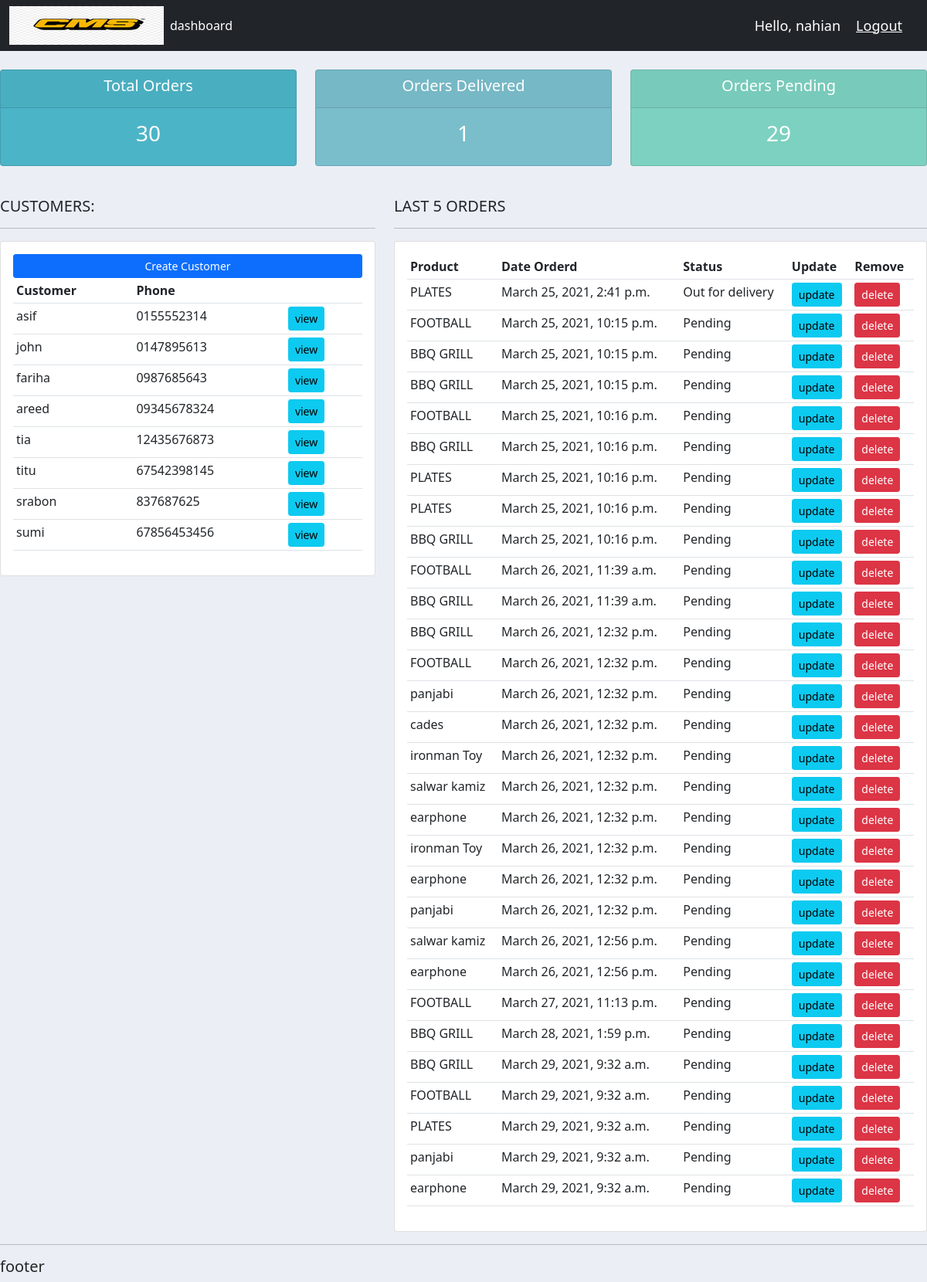
The app's page / (signed in) with its own data.
### accounts/models.py (models this page shows, shortened)
class customer(models.Model):
	user = models.OneToOneField(User, null=True,blank=True, on_delete=models.CASCADE)
	name = models.CharField(max_length=200, null=True)
	Phone = models.CharField(max_length=200, null=True)
	email = models.CharField(max_length=200, null=True)
	profile_pic = models.ImageField(default="profile1.png",null=True, blank=True)
	date_created = models.DateTimeField(auto_now_add=True, null=True)

class order(models.Model):
	STATUS = (
		('Pending' , 'Pending'),
		('Out for delivery' , 'Out for delivery'),
		)
	customer = models.ForeignKey(customer, null=True, on_delete= models.SET_NULL)
	product = models.ForeignKey(product, null=True, on_delete= models.SET_NULL)
	date_created = models.DateTimeField(auto_now_add=True, null=True)
	status = models.CharField(max_length=200, null=True, choices=STATUS)
	note = models.CharField(max_length=1000, null=True)

class product(models.Model):
	CATEGORY =(
		('Indoor' , 'Indoor'),
		('Out Door' , 'Out Door'),
		)
	name = models.CharField(max_length=200, null=True)
	price = models.FloatField(null=True)
	category = models.CharField(max_length=200, null=True, choices=CATEGORY)
	description = models.CharField(max_length=200, null=True)
	date_created = models.DateTimeField(auto_now_add=True, null=True)
	tag = models.ManyToManyField(tag)
	def __str__(self):
		return self.name

### accounts/decorators.py (the view)
	def wrapper_function(request, *args, **kwargs):
		group = None
		if request.user.groups.exists():
			group = request.user.groups.all()[0].name
		if group == 'customer':
			return redirect('user-page')
		if group == 'admin':
			return view_func(request, *args, **kwargs)

### accounts/views.py (called while the page is built)
@login_required(login_url='login')
@admin_only
def home(request):
	orders = order.objects.all()
	customers = customer.objects.all()
	total_customers = customers.count()
	total_orders = orders.count()
	delivered = orders.filter(status='Out for delivery').count()
	pending = orders.filter(status='Pending').count()
	context = {'orders' :orders, 'customers' :customers, 'total_orders' :total_orders, 'delivered' :delivered , 'pending' :pending  }
	return render(request, 'accounts/dashboard.html',context)

### accounts/templates/accounts/dashboard.html
{% extends 'accounts/main.html'%}
{% block content %}
{% include 'accounts/status.html'%}
	<br>
<div class="row">
	<div class="col-md-5">
		<h5>CUSTOMERS:</h5>
		<hr>
		<div class="card card-body">
			<a class="btn btn-primary  btn-sm btn-block" href="">Create Customer</a>
			<table class="table table-sm">
				<tr>
					<th>Customer</th>
					<th>Phone</th>
					<th></th>
				</tr>
				{% for i in customers %}
				<tr>
					<td>{{i.name}}</td>
					<td>{{i.Phone}}</td>
					<td><a class="btn btn-sm btn-info" href="{% url 'customers' i.id %}">view</a></td>
				</tr>
				{% endfor %}
			</table>
		</div>
	</div>
	<div class="col-md-7">
		<h5>LAST 5 ORDERS</h5>
		<hr>
		<div class="card card-body">
			<table class="table table-sm">
				<tr>
					<th>Product</th>
					<th>Date Orderd</th>
					<th>Status</th>
					<th>Update</th>
					<th>Remove</th>
				</tr>
				{% for i in orders %}
				<tr>
					<td>{{i.product}}</td>
					<td>{{i.date_created}}</td>
					<td>{{i.status}}</td>
					<td><a class="btn btn-sm btn-info" href="{% url 'update_order' i.id %}">update</a></td>
					<td><a class="btn btn-sm btn-danger" href="{% url 'delete_order' i.id %}">delete</a></td>
				</tr>
				{% endfor %}
			</table>
		</div>
	</div>
</div>
{% endblock %}

### accounts/templates/accounts/navbar.html (shortened to what this page needs)
{% load static %}
<nav class="navbar navbar-expand-lg navbar-dark bg-dark">
  <div class="container-fluid">
    <img src="{% static 'images/cms2.jpg'%}">
    <div class="collapse navbar-collapse" id="navbarNav">
      <ul class="navbar-nav">
        {% if request.user.is_staff %}
        <li class="nav-item">
          <a class="nav-link active" aria-current="page" href="{% url 'home' %}">dashboard</a>
        </li>
        {% endif %}
      </ul>
    </div>
    <span class="hello-msg">Hello, {{request.user}}</span>
  <span ><a  class="hello-msg" href="{% url 'logout' %}">Logout</a></span>
  </div>
</nav>

### static/css/main.css (style rules this page uses)
body { background-color: #ebeff5; }

### accounts/templates/accounts/navbar.html (style rules this page uses)
.hello-msg { font-size: 18px; color: #fff; margin-right: 20px; }

### records on screen
customer: name "asif", Phone "0155552314"
customer: name "john", Phone "0147895613"
customer: name "fariha", Phone "0987685643"
customer: name "areed", Phone "09345678324"
customer: name "tia", Phone "12435676873"
customer: name "titu", Phone "67542398145"
customer: name "srabon", Phone "837687625"
customer: name "sumi", Phone "67856453456"
order: product "PLATES", date_created "March 25, 2021, 2:41 p.m.", status "Out for delivery"
order: product "FOOTBALL", date_created "March 25, 2021, 10:15 p.m.", status "Pending"
order: product "BBQ GRILL", date_created "March 25, 2021, 10:15 p.m.", status "Pending"
order: product "BBQ GRILL", date_created "March 25, 2021, 10:15 p.m.", status "Pending"
order: product "FOOTBALL", date_created "March 25, 2021, 10:16 p.m.", status "Pending"
order: product "BBQ GRILL", date_created "March 25, 2021, 10:16 p.m.", status "Pending"
order: product "PLATES", date_created "March 25, 2021, 10:16 p.m.", status "Pending"
order: product "PLATES", date_created "March 25, 2021, 10:16 p.m.", status "Pending"
order: product "BBQ GRILL", date_created "March 25, 2021, 10:16 p.m.", status "Pending"
order: product "FOOTBALL", date_created "March 26, 2021, 11:39 a.m.", status "Pending"
order: product "BBQ GRILL", date_created "March 26, 2021, 11:39 a.m.", status "Pending"
order: product "BBQ GRILL", date_created "March 26, 2021, 12:32 p.m.", status "Pending"
order: product "FOOTBALL", date_created "March 26, 2021, 12:32 p.m.", status "Pending"
order: product "panjabi", date_created "March 26, 2021, 12:32 p.m.", status "Pending"
order: product "cades", date_created "March 26, 2021, 12:32 p.m.", status "Pending"
order: product "ironman Toy", date_created "March 26, 2021, 12:32 p.m.", status "Pending"
order: product "salwar kamiz", date_created "March 26, 2021, 12:32 p.m.", status "Pending"
order: product "earphone", date_created "March 26, 2021, 12:32 p.m.", status "Pending"
order: product "ironman Toy", date_created "March 26, 2021, 12:32 p.m.", status "Pending"
order: product "earphone", date_created "March 26, 2021, 12:32 p.m.", status "Pending"
order: product "panjabi", date_created "March 26, 2021, 12:32 p.m.", status "Pending"
order: product "salwar kamiz", date_created "March 26, 2021, 12:56 p.m.", status "Pending"
order: product "earphone", date_created "March 26, 2021, 12:56 p.m.", status "Pending"
order: product "FOOTBALL", date_created "March 27, 2021, 11:13 p.m.", status "Pending"
order: product "BBQ GRILL", date_created "March 28, 2021, 1:59 p.m.", status "Pending"
order: product "BBQ GRILL", date_created "March 29, 2021, 9:32 a.m.", status "Pending"
order: product "FOOTBALL", date_created "March 29, 2021, 9:32 a.m.", status "Pending"
order: product "PLATES", date_created "March 29, 2021, 9:32 a.m.", status "Pending"
order: product "panjabi", date_created "March 29, 2021, 9:32 a.m.", status "Pending"
order: product "earphone", date_created "March 29, 2021, 9:32 a.m.", status "Pending"

### other values on screen
{{ request.user }} "nahian"
{{ total_orders }} "30"
{{ delivered }} "1"
{{ pending }} "29"
